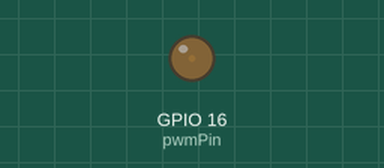
Recording of a program running on a simulated ESP32-S3. Parts: output pins drawn as LEDs (lit = HIGH).

Above: at 0.05 s.
At 0.95 s:
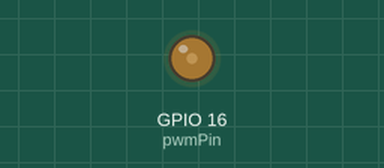
At 1.9 s:
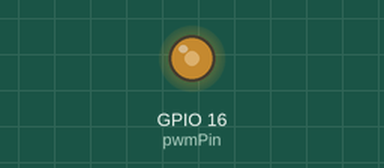
At 3.8 s:
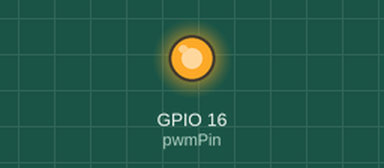
Timing chart, 0 to 8.8 s (numbered marks = the images above):
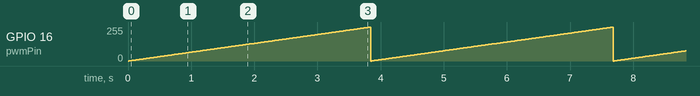

The program:

main.cpp
```cpp
#include <Arduino.h>

const int pwmPin = 16;
const int freq = 5000;
const int pwmChannel = 0;
const int resolution = 8;

void setup() {
  ledcSetup(pwmChannel, freq, resolution);
  ledcAttachPin(pwmPin, pwmChannel);
}

void loop() {
  for(int dutyCycle = 0; dutyCycle <= 255; dutyCycle++) {
    ledcWrite(pwmChannel, dutyCycle);
    delay(15);
  }
}
```

Measured:
- by itself, GPIO 16 (pwmPin): ramps from 0/255 to 255/255 and jumps back, once every 3.8 s
